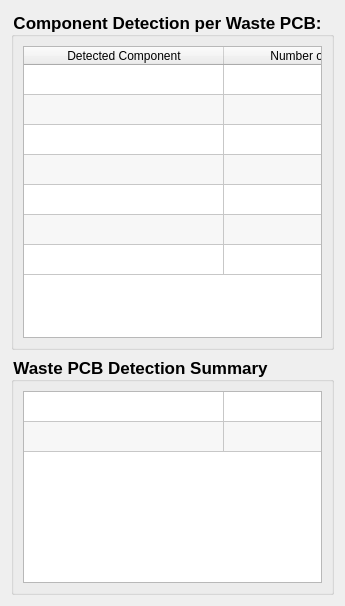
            <widget class="QWidget" name="detected_component_tab1">
             <attribute name="title">
              <string>Detected Component</string>
             </attribute>
             <layout class="QVBoxLayout" name="verticalLayout_10">
              <item>
               <widget class="QGroupBox" name="groupBox">
                <property name="minimumSize">
                 <size>
                  <width>0</width>
                  <height>310</height>
                 </size>
                </property>
                <property name="maximumSize">
                 <size>
                  <width>16777215</width>
                  <height>339</height>
                 </size>
                </property>
                <property name="font">
                 <font>
                  <pointsize>-1</pointsize>
                  <weight>75</weight>
                  <italic>false</italic>
                  <bold>true</bold>
                 </font>
                </property>
                <property name="styleSheet">
                 <string notr="true">QGroupBox {
    font: bold 17px;
}</string>
                </property>
                <property name="title">
                 <string>Component Detection per Waste PCB:</string>
                </property>
                <property name="flat">
                 <bool>true</bool>
                </property>
                <layout class="QVBoxLayout" name="verticalLayout_12">
                 <item>
                  <widget class="QTableWidget" name="component_detection">
                   <property name="sizePolicy">
                    <sizepolicy hsizetype="Expanding" vsizetype="Expanding">
                     <horstretch>0</horstretch>
                     <verstretch>0</verstretch>
                    </sizepolicy>
                   </property>
                   <property name="minimumSize">
                    <size>
                     <width>0</width>
                     <height>292</height>
                    </size>
                   </property>
                   <property name="maximumSize">
                    <size>
                     <width>16777215</width>
                     <height>295</height>
                    </size>
                   </property>
                   <property name="font">
                    <font>
                     <family>Segoe UI</family>
                     <weight>50</weight>
                     <bold>false</bold>
                    </font>
                   </property>
                   <property name="frameShape">
                    <enum>QFrame::StyledPanel</enum>
                   </property>
                   <property name="verticalScrollBarPolicy">
                    <enum>Qt::ScrollBarAlwaysOff</enum>
                   </property>
                   <property name="horizontalScrollBarPolicy">
                    <enum>Qt::ScrollBarAlwaysOff</enum>
                   </property>
                   <property name="editTriggers">
                    <set>QAbstractItemView::NoEditTriggers</set>
                   </property>
                   <property name="alternatingRowColors">
                    <bool>true</bool>
                   </property>
                   <property name="sortingEnabled">
                    <bool>true</bool>
                   </property>
                   <property name="rowCount">
                    <number>7</number>
                   </property>
                   <attribute name="horizontalHeaderDefaultSectionSize">
                    <number>200</number>
                   </attribute>
                   <attribute name="verticalHeaderVisible">
                    <bool>false</bool>
                   </attribute>
                   <row>
                    <property name="text">
                     <string>New Row</string>
                    </property>
                    <property name="textAlignment">
                     <set>AlignCenter</set>
                    </property>
                   </row>
                   <row>
                    <property name="text">
                     <string>New Row</string>
                    </property>
                   </row>
                   <row>
                    <property name="text">
                     <string>New Row</string>
                    </property>
                   </row>
                   <row>
                    <property name="text">
                     <string>New Row</string>
                    </property>
                   </row>
                   <row>
                    <property name="text">
                     <string>New Row</string>
                    </property>
                   </row>
                   <row/>
                   <row/>
                   <column>
                    <property name="text">
                     <string>Detected Component</string>
                    </property>
                    <property name="textAlignment">
                     <set>AlignCenter</set>
                    </property>
                   </column>
                   <column>
                    <property name="text">
                     <string>Number of Detected</string>
                    </property>
                    <property name="textAlignment">
                     <set>AlignCenter</set>
                    </property>
                   </column>
                   <item row="0" column="0">
                    <property name="text">
                     <string/>
                    </property>
                    <property name="textAlignment">
                     <set>AlignCenter</set>
                    </property>
                   </item>
                   <item row="0" column="1">
                    <property name="text">
                     <string/>
                    </property>
                    <property name="textAlignment">
                     <set>AlignLeading|AlignVCenter</set>
                    </property>
                   </item>
                   <item row="1" column="0">
                    <property name="text">
                     <string/>
                    </property>
                    <property name="textAlignment">
                     <set>AlignCenter</set>
                    </property>
                   </item>
                   <item row="1" column="1">
                    <property name="text">
                     <string/>
                    </property>
                    <property name="textAlignment">
                     <set>AlignCenter</set>
                    </property>
                   </item>
                   <item row="2" column="0">
                    <property name="text">
                     <string/>
                    </property>
                    <property name="textAlignment">
                     <set>AlignCenter</set>
                    </property>
                   </item>
                   <item row="2" column="1">
                    <property name="text">
                     <string/>
                    </property>
                    <property name="textAlignment">
                     <set>AlignCenter</set>
                    </property>
                   </item>
                   <item row="3" column="0">
                    <property name="text">
                     <string/>
                    </property>
                    <property name="textAlignment">
                     <set>AlignCenter</set>
                    </property>
                   </item>
                   <item row="3" column="1">
                    <property name="text">
                     <string/>
                    </property>
                    <property name="textAlignment">
                     <set>AlignCenter</set>
                    </property>
                   </item>
                   <item row="4" column="0">
                    <property name="text">
                     <string/>
                    </property>
                    <property name="textAlignment">
                     <set>AlignCenter</set>
                    </property>
                   </item>
                   <item row="4" column="1">
                    <property name="text">
                     <string/>
                    </property>
                    <property name="textAlignment">
                     <set>AlignCenter</set>
                    </property>
                   </item>
                   <item row="5" column="0">
                    <property name="text">
                     <string/>
                    </property>
                    <property name="textAlignment">
                     <set>AlignCenter</set>
                    </property>
                   </item>
                   <item row="5" column="1">
                    <property name="text">
                     <string/>
                    </property>
                    <property name="textAlignment">
                     <set>AlignCenter</set>
                    </property>
                   </item>
                   <item row="6" column="0">
                    <property name="text">
                     <string/>
                    </property>
                    <property name="textAlignment">
                     <set>AlignCenter</set>
                    </property>
                   </item>
                   <item row="6" column="1">
                    <property name="text">
                     <string/>
                    </property>
                    <property name="textAlignment">
                     <set>AlignCenter</set>
                    </property>
                   </item>
                  </widget>
                 </item>
                </layout>
               </widget>
              </item>
              <item>
               <widget class="QGroupBox" name="groupBox_2">
                <property name="minimumSize">
                 <size>
                  <width>0</width>
                  <height>148</height>
                 </size>
                </property>
                <property name="styleSheet">
                 <string notr="true">QGroupBox {
    font: bold 17px;
}</string>
                </property>
                <property name="title">
                 <string>Waste PCB Detection Summary</string>
                </property>
                <property name="flat">
                 <bool>true</bool>
                </property>
                <layout class="QVBoxLayout" name="verticalLayout_13">
                 <item>
                  <widget class="QTableWidget" name="wpcb_detection">
                   <property name="horizontalScrollBarPolicy">
                    <enum>Qt::ScrollBarAlwaysOff</enum>
                   </property>
                   <property name="editTriggers">
                    <set>QAbstractItemView::NoEditTriggers</set>
                   </property>
                   <property name="alternatingRowColors">
                    <bool>true</bool>
                   </property>
                   <property name="selectionMode">
                    <enum>QAbstractItemView::MultiSelection</enum>
                   </property>
                   <property name="selectionBehavior">
                    <enum>QAbstractItemView::SelectRows</enum>
                   </property>
                   <property name="textElideMode">
                    <enum>Qt::ElideNone</enum>
                   </property>
                   <property name="rowCount">
                    <number>2</number>
                   </property>
                   <property name="columnCount">
                    <number>2</number>
                   </property>
                   <attribute name="horizontalHeaderVisible">
                    <bool>false</bool>
                   </attribute>
                   <attribute name="horizontalHeaderDefaultSectionSize">
                    <number>200</number>
                   </attribute>
                   <attribute name="horizontalHeaderStretchLastSection">
                    <bool>false</bool>
                   </attribute>
                   <attribute name="verticalHeaderVisible">
                    <bool>false</bool>
                   </attribute>
                   <row/>
                   <row/>
                   <column>
                    <property name="text">
                     <string>Waste PCB ID</string>
                    </property>
                   </column>
                   <column>
                    <property name="text">
                     <string>Total Component per WPCB</string>
                    </property>
                   </column>
                  </widget>
                 </item>
                </layout>
               </widget>
              </item>
             </layout>
            </widget>
